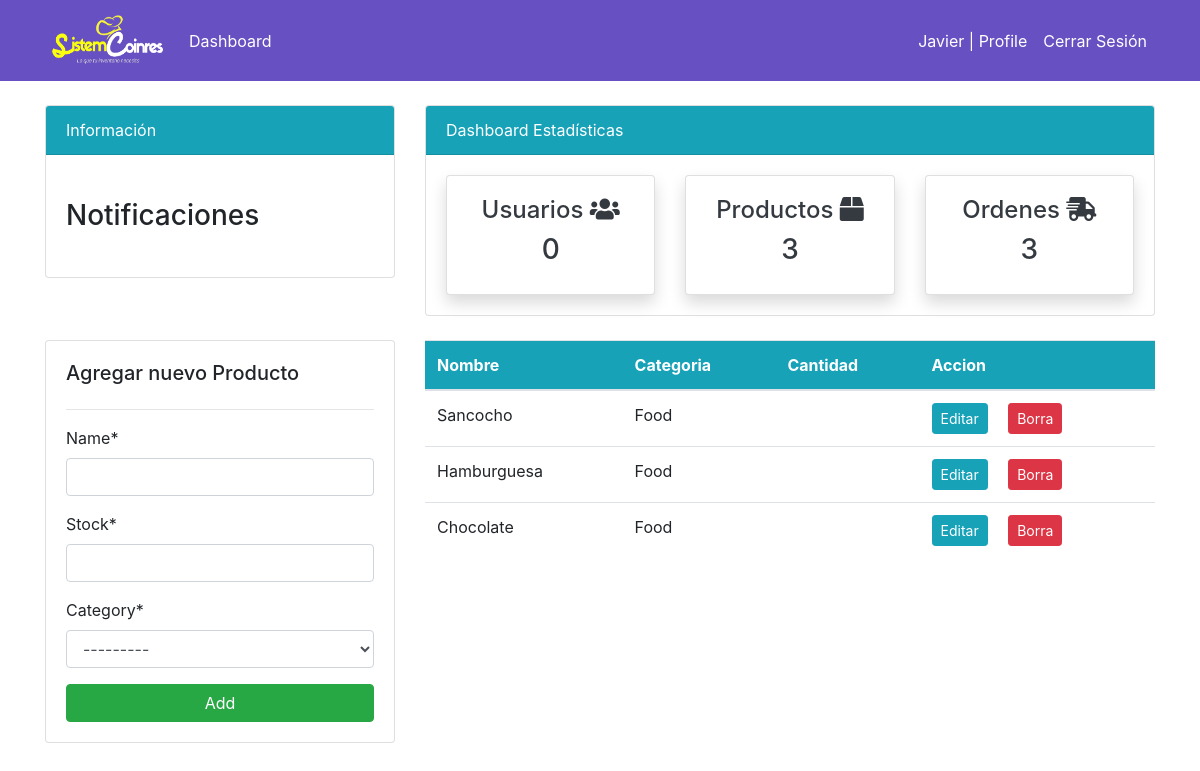
Screenshot of /products/ (signed in) with the database file from the repository.
### dashboard/models.py (models this page shows, shortened)
class Product(models.Model):
    name = models.CharField(max_length=100, null=True)
    stock = models.PositiveIntegerField(null=True)  # Se cambia 'quantity' a 'stock'
    category = models.CharField(max_length=50, choices=CATEGORY, null=True)

### dashboard/views.py (the view)
# urls.py: path('products/', views.products, name='dashboard-products'),
@login_required(login_url='user-login')
def products(request):
    product = Product.objects.all()
    product_count = product.count()
    customer = User.objects.filter(groups=2)
    customer_count = customer.count()
    order = Order.objects.all()
    order_count = order.count()
    product_quantity = Product.objects.filter(name='')
    if request.method == 'POST':
        form = ProductForm(request.POST)
        if form.is_valid():
            form.save()
            product_name = form.cleaned_data.get('name')
            messages.success(request, f'{product_name} has been added')
            return redirect('dashboard-products')
    else:
        form = ProductForm()
    context = {
        'product': product,
        'form': form,
        'customer_count': customer_count,
        'product_count': product_count,
        'order_count': order_count,
    }
    return render(request, 'dashboard/products.html', context)

### dashboard/forms.py
class ProductForm(forms.ModelForm):
    class Meta:
        model = Product
        fields = '__all__'

### templates/dashboard/products.html (shortened to what this page needs)
{% extends 'partials/base.html' %}
{% load crispy_forms_tags %}
{% block content %}
{% include 'partials/topside.html' %}
<div class="row my-4">
    <div class="col-md-4">
        <div class="card card-body">
            <h5>Agregar nuevo Producto</h5>
            <hr>
            <form method="POST">
                {{ form|crispy }}
                <input class="btn btn-success btn-block" type="submit" value="Add">
            </form>
        </div>
    </div>
    <div class="col-md-8">
        <table class="table bg-white">
            <thead class="bg-info text-white">
                <tr>
                    <th scope="col">Nombre</th>
                    <th scope="col">Categoria</th>
                    <th scope="col">Cantidad</th>
                    <th scope="col">Accion</th>
                </tr>
            </thead>
            <tbody>
                {% for product in product %}
                <tr>
                    <td>{{ product.name }}</td>
                    <td>{{ product.category }}</td>
                    <td>{{ product.quantity }}</td>
                    <td>
                        <a class="btn btn-info btn-sm mr-2"
                            href="{% url 'dashboard-products-edit' product.id %}">Editar</a>
                        <a class="btn btn-danger btn-sm ml-2"
                            href="{% url 'dashboard-products-delete' product.id %}">Borra</a>
                    </td>
                </tr>
                {% endfor %}
            </tbody>
        </table>
    </div>
</div>
{% endblock %}

### templates/partials/nav.html (shortened to what this page needs)
{% load static %}
<nav class="navbar navbar-expand-lg" style="background-color:rgb(103, 80, 193);">
    <div class="container">
        <a class="navbar-brand text-white" href="{% url 'welcome' %}">
            <img src="{% static 'img/logoimage.png' %}" alt="Logo" width="120px" height="55px" class="d-inline-block align-top">
        </a>
        <div class="collapse navbar-collapse" id="navbarSupportedContent">
            {% if user.is_authenticated %}
            <ul class="navbar-nav mr-auto">
                <li class="nav-item active">
                    <a class="nav-link text-white" href="{% url 'dashboard-index' %}">Dashboard</a>
                </li>
            </ul>
            <ul class="navbar-nav ml-auto">
                <li class="nav-item active">
                    <a class="nav-link text-white" href="{% url 'user-profile' %}">{{ user.username }} | Profile</a>
                </li>
                <li class="nav-item">
                    <form method="post" action="{% url 'user-logout' %}" class="d-inline">
                        <button type="submit" class="btn btn-link nav-link text-white" style="border: none; background: none;">
                            Cerrar Sesión
                        </button>
                    </form>
                </li>
            </ul>
            {% endif %}
        </div>
    </div>
</nav>

### rows the page displays
Product: name "Sancocho", category "Food"
Product: name "Hamburguesa", category "Food"
Product: name "Chocolate", category "Food"

### other values shown
{{ user.username }} "Javier"
{{ customer_count }} "0"
{{ product_count }} "3"
{{ order_count }} "3"
